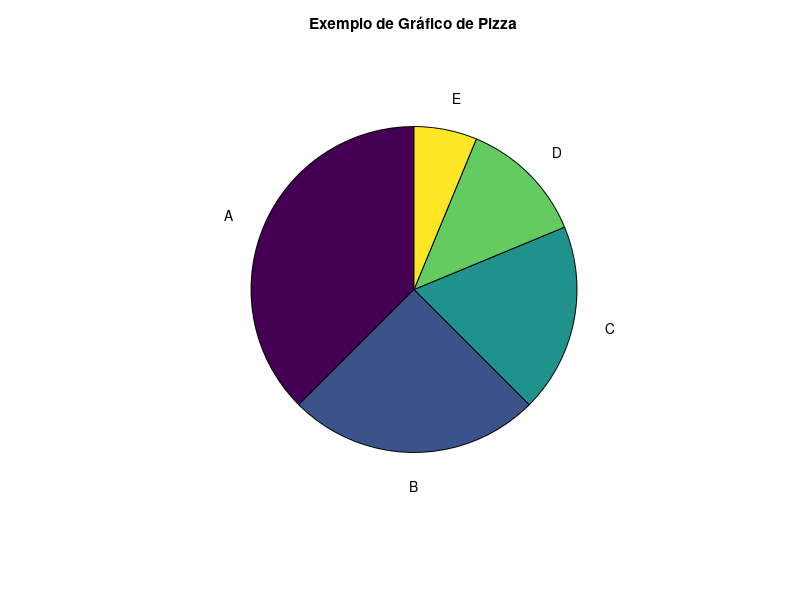

The MATLAB source for this figure:
% Dados para o gráfico de pizza
valores = [30, 20, 15, 10, 5];  % Valores das fatias
rotulos = {'A', 'B', 'C', 'D', 'E'};  % Rótulos das fatias

% Criar o gráfico de pizza
figure;  % Cria uma nova figura
pie(valores, rotulos);  % Cria o gráfico de pizza com os valores e rótulos especificados
title('Exemplo de Gráfico de Pizza');  % Adiciona um título ao gráfico
